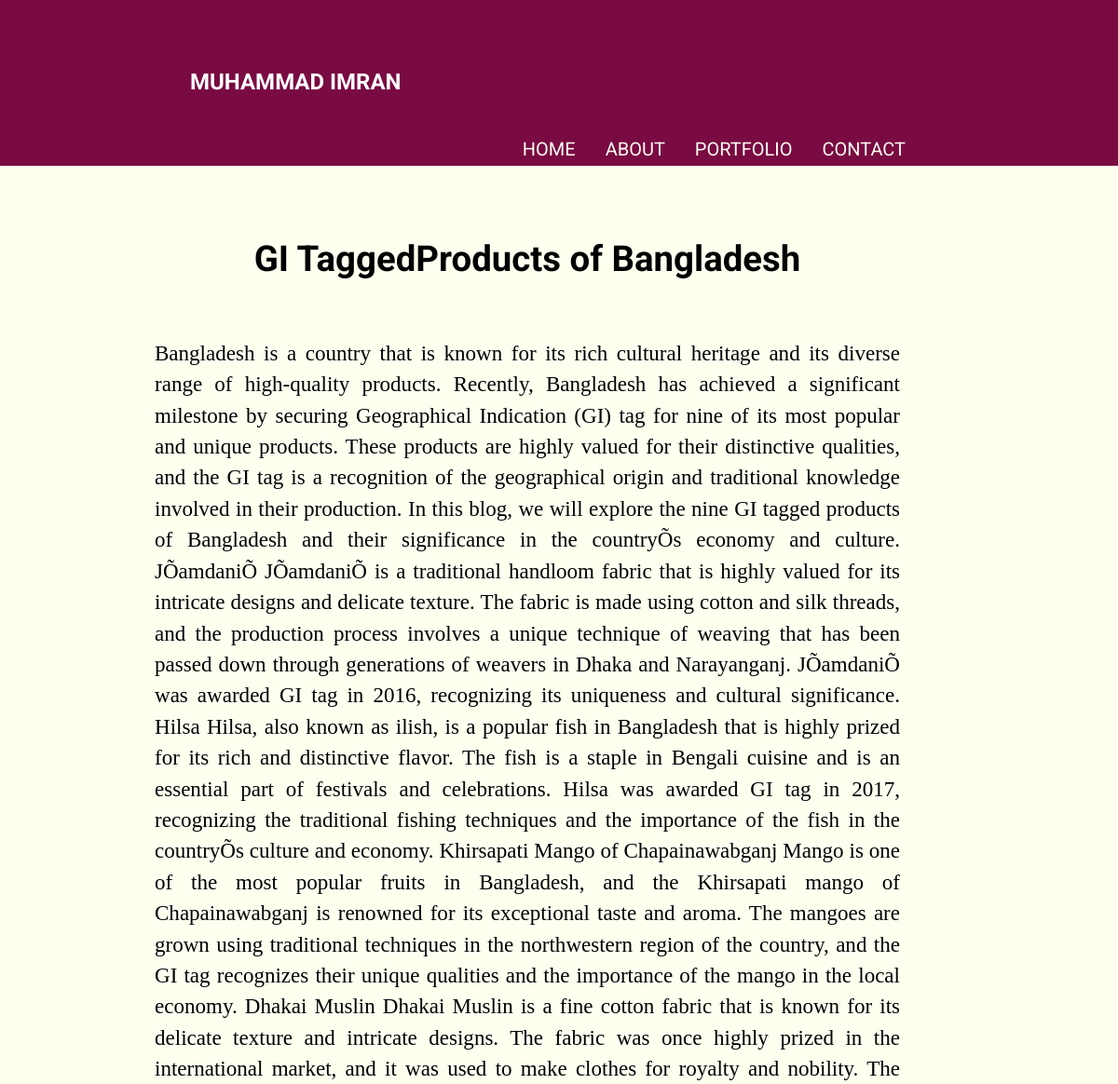
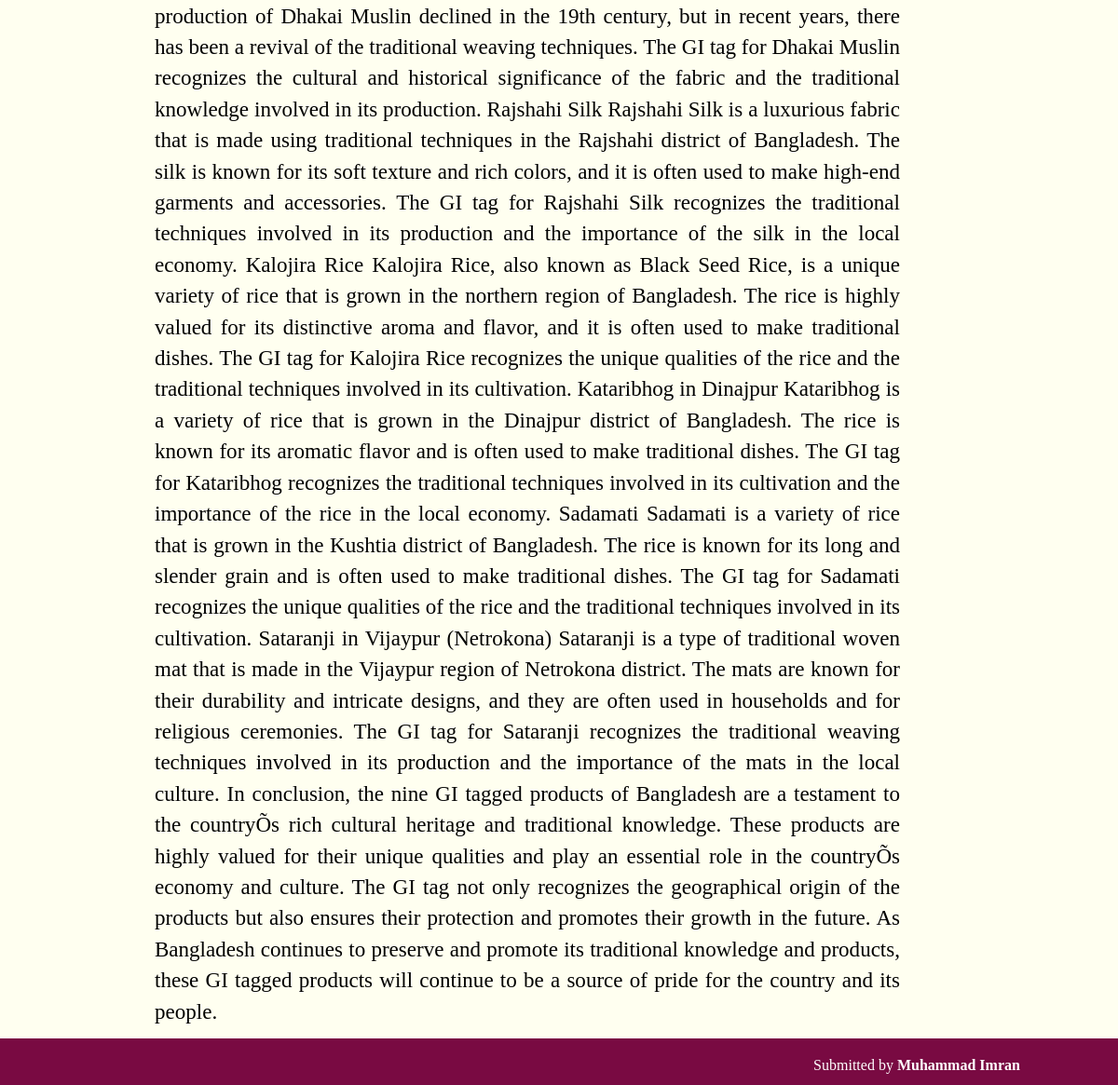
Page /article/5 on the committed database (2 pictures, top to bottom).
### myapp.py (models this page shows)
class Article(db.Model):
    id = db.Column(db.Integer, primary_key=True)
    headline = db.Column(db.String(100), nullable=False)
    content = db.Column(db.Text, nullable=False)

### myapp.py (the view)
@app.route('/article/<int:article_id>')
def article_detail(article_id):
    article = Article.query.get_or_404(article_id)
    return render_template('article_detail.html', article=article)

### templates/article_detail.html (shortened to what this page needs)
<!DOCTYPE html>
<html lang="en">
<head>
    <link rel="stylesheet" href="{{ url_for('static', filename='css/style.css') }}">
</head>
<body>
    <header>
        <a href="{{ url_for('home') }}" class="logo-link">
            <h1 class="logo">MUHAMMAD IMRAN</h1>
        </a>
        <nav id="nav-bar-main">
            <ul>
                <li class="nav-main"><a href="{{ url_for('home') }}">Home</a></li>
                <li class="nav-main"><a href="{{ url_for('about') }}">About</a></li>
                <li class="nav-main"><a href="{{ url_for('portfolio') }}">Portfolio</a></li>
                <li class="nav-main"><a href="{{ url_for('contact') }}">Contact</a></li>
            </ul>
        </nav>
    </header>
    <main>
        <h1>{{ article.headline }}</h1>
        <p>{{ article.content }}</p>
    </main>
    <footer>
        Submitted by <strong>Muhammad Imran</strong>
    </footer>
</body>
</html>

### static/css/style.css (style rules this page uses)
* { margin: 0; font-family: 'Georgia', serif; }
:root { --primary-bg-light: #fffff0; --primary-bg-dark: #790a42; --secondary-bg-dark: #000000; --link-color: #317bc0; --link-hover-color: rgb(78, 129, 112); --nav-link-color: #2c3531; --nav-link-hover-color: var(--link-color); }
body { background-color: var(--primary-bg-light); min-height: 100vh; display: flex; flex-direction: column; }
a { color: var(--link-color); }
p { color: var(--secondary-bg-dark); }
header { background-color: var(--primary-bg-dark); text-align: center; position: fixed; z-index: 99; width: 100%; }
header h1 { margin-left: 13vw; font-size: 1.5em; }
.logo-link { text-decoration: none; color: inherit; display: inline-block; }
nav { position: absolute; top: 100%; left: 0; background-color: var(--primary-bg-dark); padding: 0 1em; transform: scaleY(0); transform-origin: top; transition: transform 333ms ease-in-out; }
nav ul { list-style: none; }
nav li { margin-bottom: 1em; }
nav a { color: var(--primary-bg-light); font-family: "roboto"; text-decoration: none; text-transform: uppercase; font-size: 1.25rem; opacity: 0; transition: opacity 50ms ease-in-out; }
h1.logo { color:white; }
main, .reference-container { margin-top: 10em; color: white; padding: 0 2em; text-align: justify; }
main p, main h1, main h2, .reference-container { margin: 0.5em 0; line-height: 145%; }
h1 { text-align: center; }
h1, h2, h3 { color: var(--secondary-bg-dark); }
footer { display: block; background-color: var(--primary-bg-dark); color: white; text-align: center; padding: 0 3em; margin-top: auto; }
.logo { grid-column: 1 / span 1; text-align: left; padding-left: 2em; }
nav { all: unset; grid-column: 1 / 4; justify-content: flex-end; align-items: center; padding-right: 19vw; }
h1 { padding: 1em 0; font-family: "roboto", sans-serif; }
nav a { opacity: 1; }
nav ul { display: flex; justify-content: flex-end; padding-top: 1em; }
nav li { margin: 0 0 0 2em; }
nav a::before { content: ''; display: block; height: 5px; background: black; position: absolute; top: -.75em; left: 0; right: 0; transform: scaleX(0); transform-origin: left; transition: transform 250ms ease-in-out; }
main { padding-top: 4.5em; }
main { padding: 0 7.5vw; }
p { font-size: 1.2em; }
main { max-width: 800px; margin-left: auto; margin-right: 12%; font-size: 1.2em; }
footer { padding-left: 51em; padding-top: 1.25em; padding-bottom: .750em; }
@media screen and (min-width: 800px) { header { display: grid; grid-template-columns: 1fr auto minmax(600px, 1fr); padding-top: 50px; height: 8em; } }

### rows in the picture
Article: headline "GI TaggedProducts of Bangladesh", content "Bangladesh is a country that is known for its rich cultural heritage and its diverse range of high-quality products. Recently, Bangladesh has achieved a significant milestone by securing Geographical Indication (GI) tag for nine of its most popular and unique products. These products are highly valued for their distinctive qualities, and the GI tag is a recognition of the geographical origin and traditional knowledge involved in their production. In this blog, we will explore the nine GI tagged products of Bangladesh and their significance in the countryÕs economy and culture. JÕamdaniÕ JÕamdaniÕ is a traditional handloom fabric that is highly valued for its intricate designs and delicate…"
